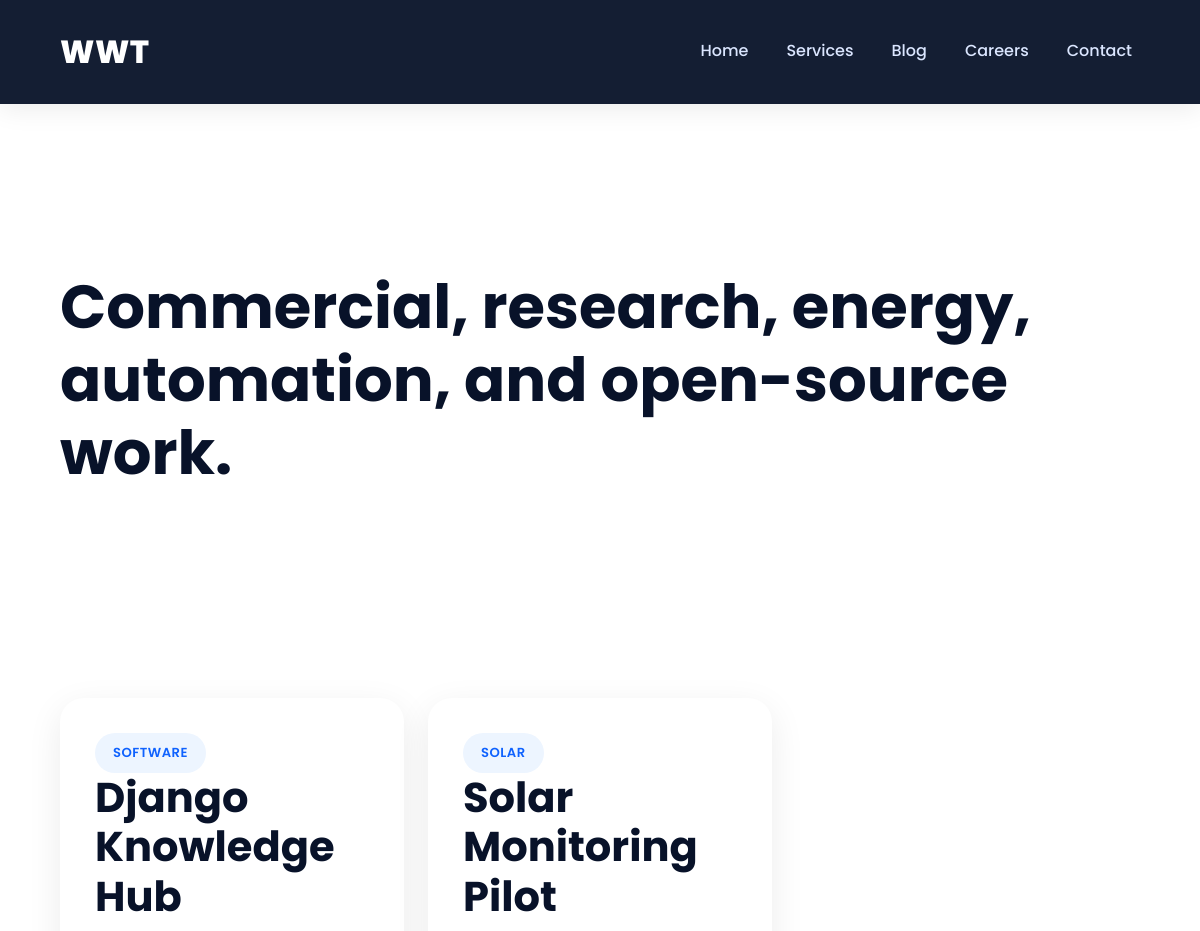
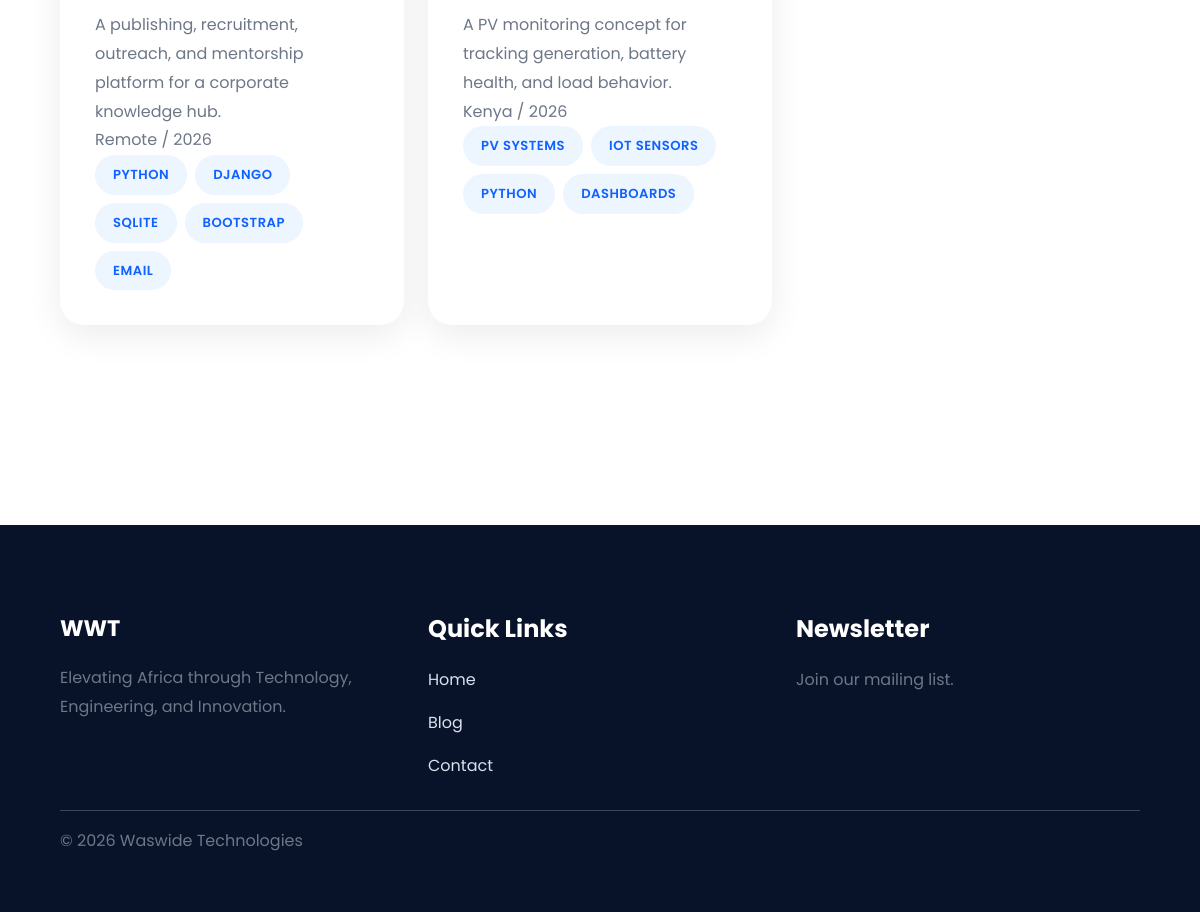
/projects/, run on the app's committed database (2 pictures, top to bottom).
### commerce/models.py (models this page shows, shortened)
class Project(models.Model):
    PROJECT_TYPES = [
        ("software", "Software"),
        ("solar", "Solar"),
        ("iot", "IoT"),
        ("research", "Research"),
        ("opensource", "Open Source"),
        ("strategy", "Strategic Design"),
    ]
    title = models.CharField(max_length=160)
    slug = models.SlugField(unique=True)
    project_type = models.CharField(max_length=40, choices=PROJECT_TYPES)
    summary = models.TextField()
    description = models.TextField()
    image = models.ImageField(upload_to="projects/", blank=True)
    client = models.CharField(max_length=140, blank=True)
    location = models.CharField(max_length=140, blank=True)
    year = models.PositiveIntegerField(null=True, blank=True)
    technologies = models.TextField(blank=True, help_text="One technology per line")
    outcome = models.TextField(blank=True)
    is_featured = models.BooleanField(default=False)
    is_published = models.BooleanField(default=True)
    created_at = models.DateTimeField(auto_now_add=True)
    class Meta:
        ordering = ["-year", "title"]
    def technology_list(self):
        return _lines(self.technologies)

### commerce/views.py (the view)
# urls.py: path("projects/", ProjectsView.as_view(), name="projects"),
class ProjectsView(ListView):
    model = Project
    template_name = "commerce/projects.html"
    context_object_name = "projects"
    def get_queryset(self):
        return Project.objects.filter(is_published=True)

### commerce/models.py (called while the page is built)
def _lines(value):
    return [line.strip() for line in value.splitlines() if line.strip()]

### templates/commerce/projects.html (shortened to what this page needs)
{% extends "base.html" %}
{% block content %}
<section class="page-header py-5"><div class="container"><p class="eyebrow">Projects</p><h1>Commercial, research, energy, automation, and open-source work.</h1></div></section>
<section class="py-5"><div class="container"><div class="row g-4">{% for project in projects %}<div class="col-md-6 col-lg-4"><article class="product-card h-100">{% if project.image %}<img src="{{ project.image.url }}" alt="{{ project.title }}">{% endif %}<div class="p-4"><span class="category-pill">{{ project.get_project_type_display }}</span><h2>{{ project.title }}</h2><p>{{ project.summary }}</p><p class="post-meta">{{ project.location }}{% if project.year %} / {{ project.year }}{% endif %}</p><div class="d-flex flex-wrap gap-2">{% for tech in project.technology_list %}<span class="category-pill">{{ tech }}</span>{% endfor %}</div></div></article></div>{% empty %}<p>Add projects in Django admin.</p>{% endfor %}</div></div></section>
{% endblock %}

### static/css/site.css (style rules this page uses)
:root { --primary: #0F62FE; --primary-dark: #0043CE; --secondary: #081229; --secondary-light: #10274a; --accent: #2ECC71; --accent-dark: #18b45c; --orange: #FF8C00; --light: #F7F9FC; --white: #FFFFFF; --gray: #ECEFF5; --border: #D8DEE8; --text: #20242A; --text-light: #6E7787; --shadow: 0 10px 35px rgba(0, 0, 0, .08); --shadow-lg: 0 25px 60px rgba(0, 0, 0, .15); --radius: 18px; --transition: .35s ease; }
* { margin: 0; padding: 0; box-sizing: border-box; }
html { scroll-behavior: smooth; }
body { font-family: "Poppins", sans-serif; background: #ffffff; color: var(--text); line-height: 1.8; overflow-x: hidden; }
section { padding: 100px 0; position: relative; }
.container { width: 92%; max-width: 1250px; margin: auto; }
h1, h2, h3, h4, h5 { font-weight: 700; color: var(--secondary); line-height: 1.2; }
h1 { font-size: 3.8rem; }
h2 { font-size: 2.6rem; margin-bottom: 20px; }
p { font-size: 1rem; color: var(--text-light); }
.eyebrow { display: inline-block; padding: 8px 18px; background: rgba(255, 255, 255, .15); border: 1px solid rgba(255, 255, 255, .15); border-radius: 50px; color: white; font-size: .85rem; font-weight: 600; letter-spacing: 1px; margin-bottom: 25px; text-transform: uppercase; }
.row.g-4 { row-gap: 30px; }
.product-card { background: white; border-radius: 24px; overflow: hidden; box-shadow: var(--shadow); transition: .35s; height: 100%; }
.product-card .p-4 { padding: 35px !important; }
.product-card p { margin-bottom: 0; }
.category-pill { display: inline-block; padding: 8px 18px; border-radius: 40px; background: #edf5ff; color: var(--primary); font-size: .82rem; font-weight: 600; text-transform: uppercase; letter-spacing: .5px; }
section .row { align-items: stretch; }
.py-5 { padding-top: 100px !important; padding-bottom: 100px !important; }
button, .btn, .card, .feature-card, .product-card, .pricing-card, .blog-card, .job-card, .contact-card, .testimonial { transition: all .35s ease; }

### data on the page
Project: project_type "SOFTWARE", title "Django Knowledge Hub", summary "A publishing, recruitment, outreach, and mentorship platform for a corporate knowledge hub.", location "Remote", year "2026", technology_list "PYTHON" "DJANGO" "SQLITE" "BOOTSTRAP" "EMAIL"
Project: project_type "SOLAR", title "Solar Monitoring Pilot", summary "A PV monitoring concept for tracking generation, battery health, and load behavior.", location "Kenya", year "2026", technology_list "PV SYSTEMS" "IOT SENSORS" "PYTHON" "DASHBOARDS"
